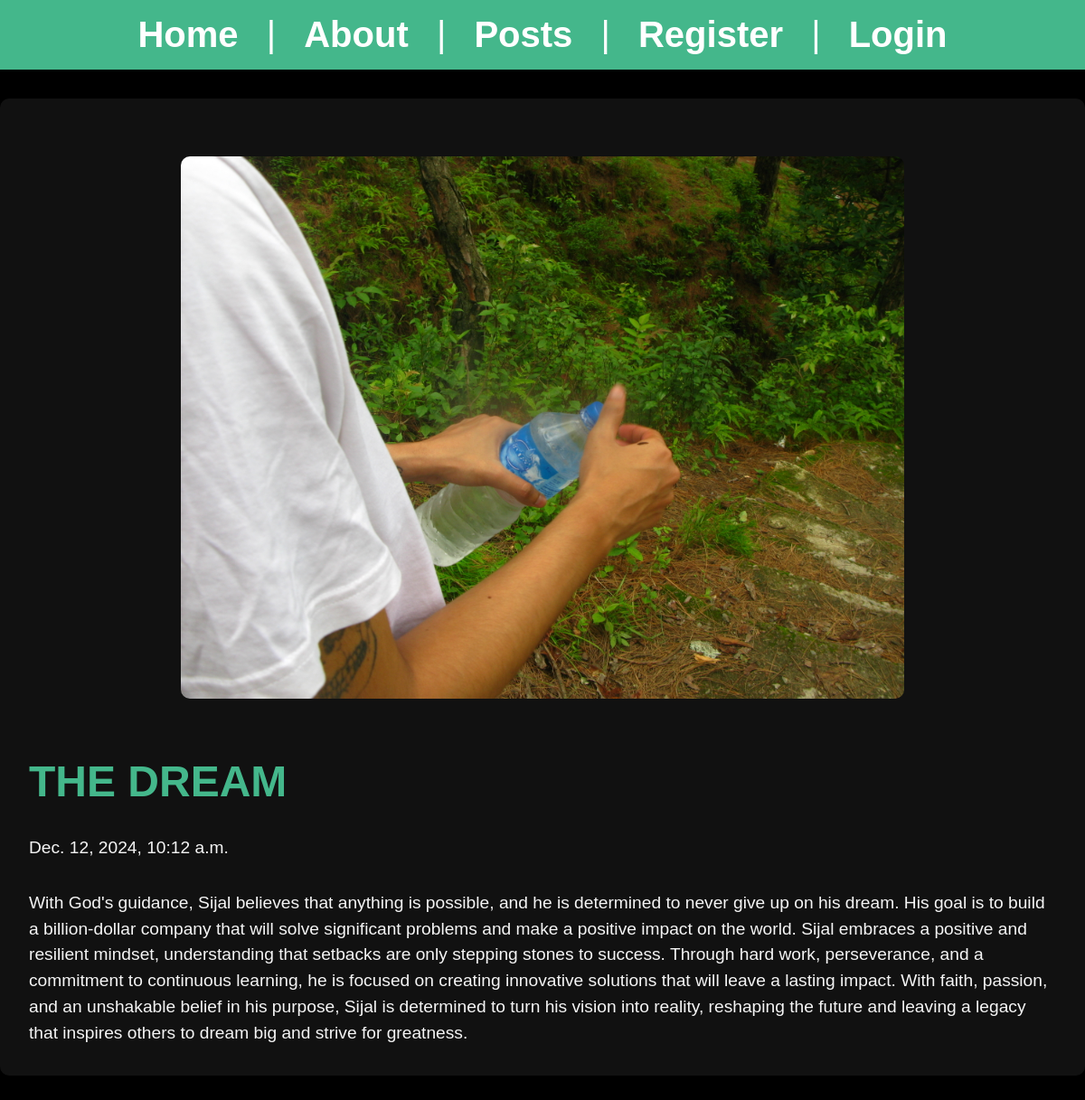
/posts/the-dream-sijal, run on the app's committed database.
### posts/models.py (models this page shows, shortened)
class Post(models.Model):
    title = models.CharField(max_length=100)
    body = models.TextField()
    slug = models.SlugField()
    date = models.DateTimeField(auto_now_add=True)
    banner = models.ImageField(default='fallback.png', blank=True, null=True)
    author = models.ForeignKey(User, on_delete=models.CASCADE, default=None )

### posts/views.py (the view)
# urls.py: path('<slug:slug>', views.post_page, name="page"),
def post_page(request, slug):
    post = Post.objects.get(slug=slug)
    return render(request, 'posts/post_page.html', {'post': post})

### posts/templates/posts/post_page.html (shortened to what this page needs)
{% extends 'layout.html'%}
{% block content %}
    <section>
        <img class="banner" src="{{ post.banner.url }}" alt="{{ post.title }}"/>
        <h1>{{ post.title }} </h1>
        <p> {{ post.date }} </p>
        <p>{{ post.body }} </p>
    </section>
{% endblock %}

### assets/css/style.css (style rules this page uses)
* { margin: 0; padding: 0; box-sizing: border-box; }
body { min-height: 100vh; background-color: black; color: whitesmoke; font-size: 3rem; font-family: 'Arial', sans-serif; }
section { display: flex; flex-flow: column; gap: 2rem; }
h1, h2 { font-size: 3rem; color: #44B78B; text-transform: uppercase; font-weight: bold; }
p { font-size: 1.2rem; line-height: 1.5; }
.banner { display: block; width: 100%; max-width: 800px; margin: 2rem auto; border-radius: 10px; }

### data on the page
Post: banner (picture), title "THE DREAM", date "Dec. 12, 2024, 10:12 a.m.", body "With God's guidance, Sijal believes that anything is possible, and he is determined to never give up on his dream. His goal is to build a billion-dollar company that will solve significant problems and make a positive impact on the world. Sijal embraces a positive and resilient mindset, understanding that setbacks are only stepping stones to success. Through hard work, perseverance, and a commitment to continuous learning, he is focused on creating innovative solutions that will leave a lasting impact. With faith, passion, and an unshakable belief in his purpose, Sijal is determined to turn his vision into reality, reshaping the future and leaving a legacy that inspires others to dream big…"
